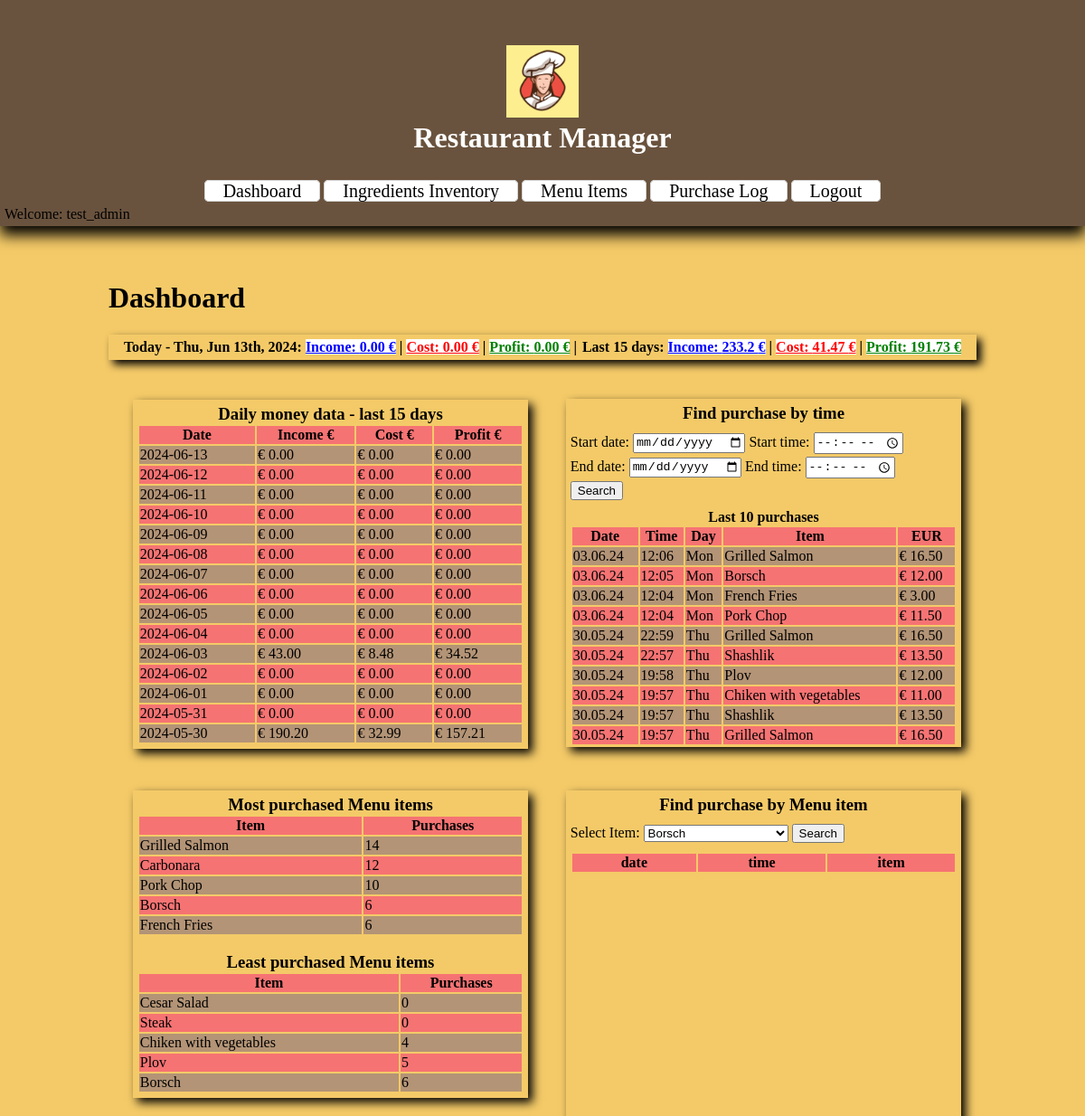
Page / (signed in) on the earlier database version.
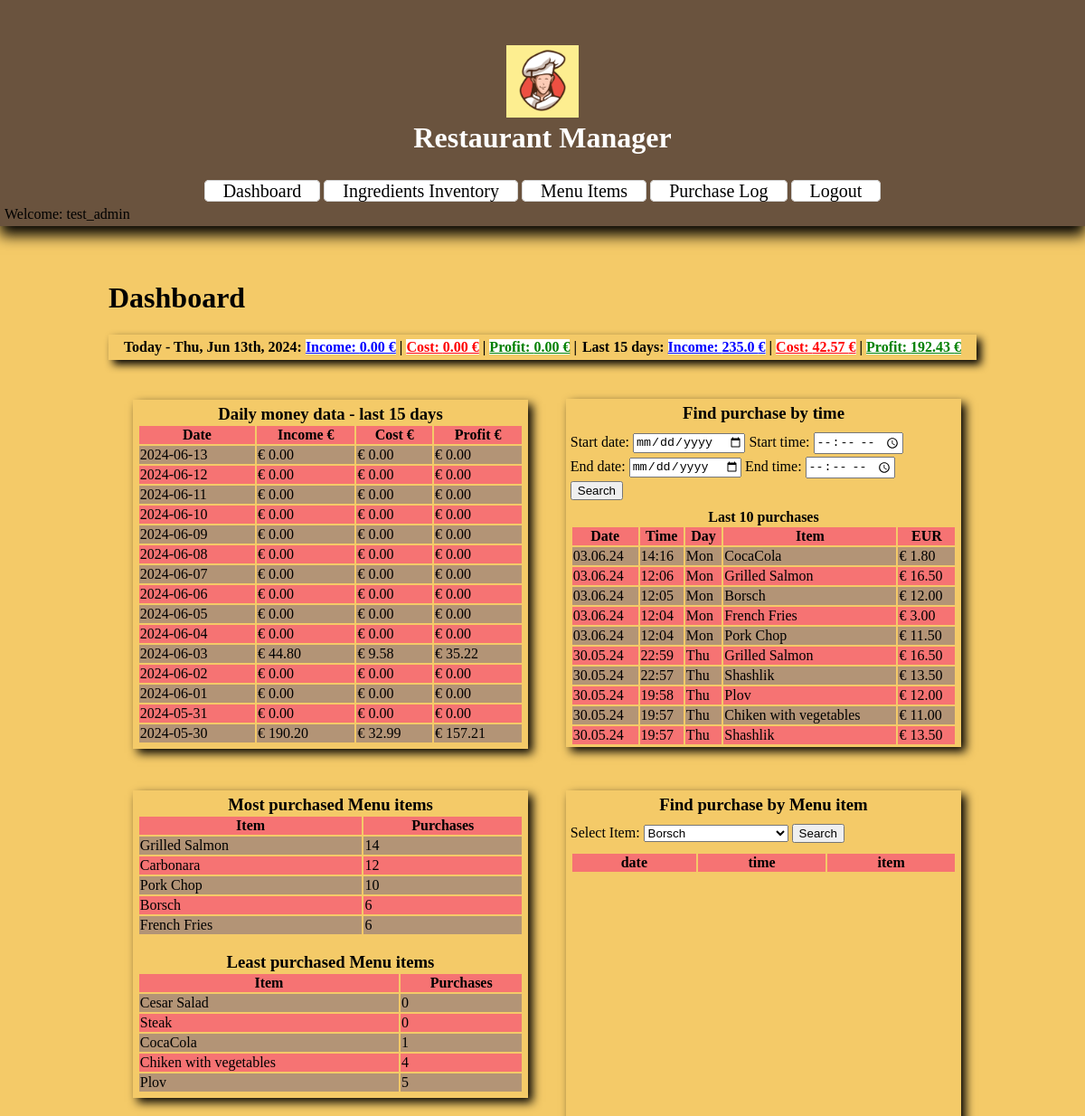
Same page on the later database version.
### restaurantManager/models.py (models this page shows, shortened)
class Purchase(models.Model):
    time = models.DateTimeField(default = timezone.now)
    menu_item = models.ForeignKey(MenuItem, default= None, on_delete=models.PROTECT)
    cleared = models.BooleanField(default=False)
    bill_nr = models.IntegerField(default=0)
    class Meta:
        ordering = ['-time']

class MenuItem(models.Model):
    name = models.CharField(unique = True, max_length=30)
    price = models.FloatField(default=0)
    cost = models.FloatField(default=0)
    class Meta:
        ordering = ['name']
    def __str__(self):
        return self.name

### restaurantManager/views.py (the view, shortened to what this page needs)
# urls.py: 2. Add a URL to urlpatterns:  path('', views.home, name='home')
@login_required
def home(request, **kwargs):
    context = {
        "name": "Dashboard",
        "table_header": "Last 10 purchases",
        "purchase_count": [],
        "money": {},
        "daily_data": [],
        "money_total": [0, 0, 0]
    }
    context['last_purchases'] = Purchase.objects.all().order_by('-id')[:10]
    context['item_name'] = MenuItem.objects.values_list('name')
    for item in MenuItem.objects.values('name'):
        context['purchase_count'].append((item['name'], Purchase.objects.filter(menu_item__name = item['name']).count()))
    purchases_today = Purchase.objects.filter(time__gte = datetime.today().astimezone().strftime("%Y-%m-%d 00:00:00.000000 %z"))
    total_income = 0
    total_cost = 0
    for purchase in purchases_today:
        total_income += purchase.menu_item.price
        for cost in RecipeReq.objects.filter(menu_item = purchase.menu_item):
            total_cost += cost.converter() * cost.ingredient.price
    context["money"].update({'income': "%.2f €"%(total_income,), 'cost': f"{total_cost:.2f} €", 'profit': "{:.2f} €".format(total_income - total_cost)})
    for day in range(15):
        x = datetime.now().astimezone() - timedelta(days=day)
        y = x + timedelta(days=1)
        purchases = Purchase.objects.filter(time__range = (x.strftime("%Y-%m-%d 00:00:00.000000 %z"), y.strftime("%Y-%m-%d 00:00:00.000000 %z")))
        daily_income = 0
        daily_cost = 0
        for purchase in purchases:
            daily_income += purchase.menu_item.price
            item_cost = 0
            for cost in RecipeReq.objects.filter(menu_item = purchase.menu_item):
                item_cost += cost.converter() * cost.ingredient.price
            daily_cost += item_cost
        context['daily_data'].append([round(daily_income, 2), round(daily_cost, 2), round((daily_income - daily_cost), 2), x.strftime("%Y-%m-%d")])
        context['money_total'] = [round(x + y, 2) for x, y in zip(context['money_total'], [daily_income, daily_cost, daily_income - daily_cost])]
    if request.method == "POST" and kwargs.get('args') == 'item':
        items = Purchase.objects.filter(menu_item = MenuItem.objects.get(name = request.POST['item'])).order_by('-id')
        context['items'] = items
        return render(request, "restaurantManager/home.html", context)
    return render(request, "restaurantManager/home.html", context)

### restaurantManager/models.py (called while the page is built)
    def converter(self):
        if self.unit == "tbs":
            return 0.05 * self.amount
        elif self.unit == "ml":
            return 0.001 * self.amount
        elif self.unit == "g":
            return 0.001 * self.amount
        elif self.unit == "eggs":
            return 1 * self.amount
        elif self.unit == "bottle":
            return 1 * self.amount

### restaurantManager/templates/restaurantManager/home.html (shortened to what the changed rows need)
{% extends 'base.html' %}
{% load static %}
{% block content %}
    <div style="display: inline-block; width: 100%;">
        <h1>{{ name }}</h1>
        <div style="display: block; width: 100%; margin: 20px 0; box-shadow: 5px 5px 10px black;">
            <table style="margin: auto;">
                <tr style="display: inline-block;">
                    <td>
                        <h4 style="margin: 0 0; display: inline-block;"> Last 15 days: <span style="background-color: white; color:blue; text-decoration: underline;">Income: {{ money_total.0 }} €</span> | <span style="background-color: white; color: red; text-decoration: underline;">Cost: {{ money_total.1 }} €</span> | <span style="background-color: white; color:green; text-decoration: underline;">Profit: {{ money_total.2 }} €</span></h4>
                    </td>
                </tr>
            </table>
        </div>
        <table style="width: 100%; table-layout: fixed;">
        <tr>
            <td>
            <div class="dashboard-data-box">
                <table class="list" style="width: 100%;">
                    <tr>
                        <th>Date</th>
                        <th>Income €</th>
                        <th>Cost €</th>
                        <th>Profit €</th>
                    </tr>
                    {% for data in daily_data %}
                        <tr>
                            <td>{{ data.3 }}</td>
                            <td>€ {{ data.0|floatformat:2 }}</td>
                            <td>€ {{ data.1|floatformat:2 }}</td>
                            <td>€ {{ data.2|floatformat:2 }}</td>
                        </tr>
                    {% endfor %}
                </table>
            </div>
            </td>
            <td>
            <div class="dashboard-data-box" style="height: 375px; overflow: auto;">
                <h4>{{ table_header }}</h3>
                <table class="list" style="width:100%;">
                    <tr>
                        <th>Date</th>
                        <th>Time</th>
                        <th>Day</th>
                        <th>Item</th>
                        <th>EUR</th>
                    </tr>
                    {% for purchase in last_purchases %}
                        <tr>
                            <td>{{ purchase.time|date:"d.m.y" }}</td>
                            <td>{{ purchase.time|time:"H:i" }}</td>
                            <td>{{ purchase.time|date:"D" }}</td>
                            <td>{{ purchase.menu_item }}</td>
                            <td>€ {{ purchase.menu_item.price|floatformat:2 }}</td>
                        </tr>
                    {% endfor %}
                </table>
            </div>
            </td>
        </tr>
        <tr>
            <td valign="top">
            <div class="dashboard-data-box">
                <table class="list" style="width: 100%">
                    <tr>
                        <th>Item</th>
                        <th>Purchases</th>
                    </tr>
                    {% for item in purchase_count|dictsortreversed:1|slice:":5" %}
                        <tr>
                            <td>{{ item.0 }}</td>
                            <td>{{ item.1 }}</td>
                        </tr>
                    {% endfor %}
                </table>
                <br>
                <table class="list" style="width: 100%">
                    <tr>
                        <th>Item</th>
                        <th>Purchases</th>
                    </tr>
                    {% for item in purchase_count|dictsort:1|slice:":5" %}
                        <tr>
                            <td>{{ item.0 }}</td>
                            <td>{{ item.1 }}</td>
                        </tr>
                    {% endfor %}
                </table>
            </div>
            </td>
            <td valign="top">
            <div class="dashboard-data-box" style="height: 375px; overflow: auto;">
                <table class="list" style="width: 100%;">
                    <tr>
                        <th>date</th>
                        <th>time</th>
                        <th>item</th>
                    </tr>
                </table>
            </div>
            </td>
        </tr>
        </table>
    </div>
{% endblock %}

Differences in the rows shown:
no longer on this page (row unchanged): Purchase: time "30.05.24", time "19:57", time "Thu", menu_item "Grilled Salmon", menu_item.price "16.50"
added Purchase: time "03.06.24", time "14:16", time "Mon", menu_item "CocaCola", menu_item.price "1.80"
Other differences:
{{ money_total.0 }}: "233.2" → "235.0"
{{ money_total.1 }}: "41.47" → "42.57"
{{ money_total.2 }}: "191.73" → "192.43"
new list line: "2024-06-03 € 44.80 € 9.58 € 35.22"
new list line: "CocaCola 1"
list line gone: "2024-06-03 € 43.00 € 8.48 € 34.52"
list line gone: "Borsch 6"
